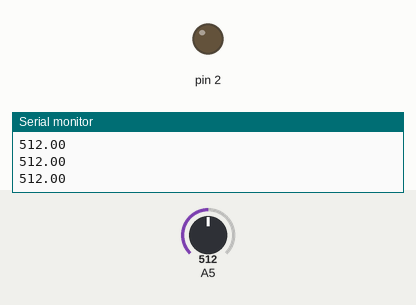
A sketch run on a simulated Arduino Uno, built with avr-gcc and run on an emulated ATmega328P. On the bench: output pins drawn as LEDs (lit = HIGH), the last lines printed to the serial monitor. The inputs (shaded band) are chosen by the test bench; at power-on: A5 = 512.

Above: at 1.3 s.
1.4 s: A5 set to 415
2.9 s: A5 set to 390
At 3.8 s:
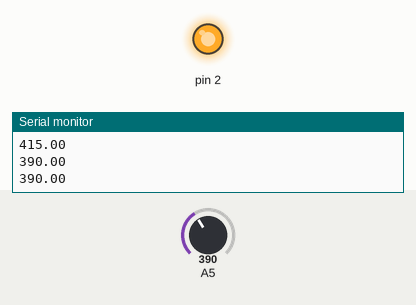
4.5 s: A5 set to 410
At 5.1 s:
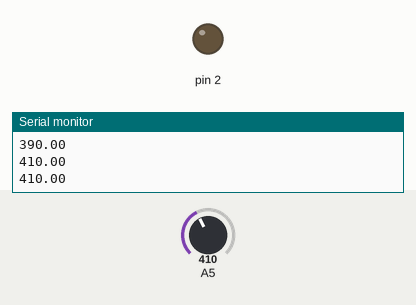
6.0 s: A5 set to 306
At 7.4 s:
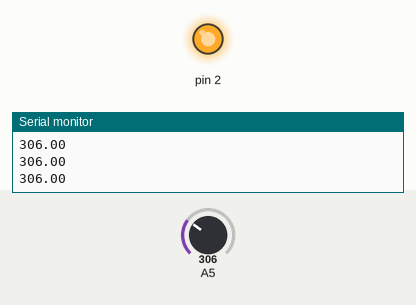
Timing chart, 0 to 8.5 s (numbered marks = the images above; inputs shaded):
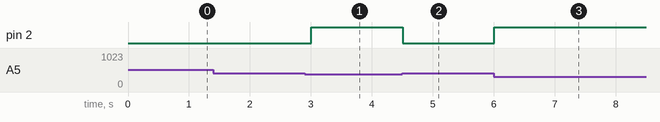

Measured:
- the behaviour switches between 401 and 400 on A5 (found by bisection; images 0 and 1)
- after the input at 2.9 s, pin 2: LOW → HIGH after 0.10 s
- after the input at 4.5 s, pin 2: HIGH → LOW at once
- after the input at 6.0 s, pin 2: LOW → HIGH at once

The sketch:

ldr.ino
```cpp
void setup() {
  pinMode(5, INPUT);
  pinMode(2,OUTPUT);
  Serial.begin(115200);
}

void loop() {
  float ldr = analogRead(5);
  Serial.println(ldr);
  if (ldr>400) {
    digitalWrite(2, LOW);
  } else {
    digitalWrite(2, HIGH);
  }
  delay(500);
}
```
